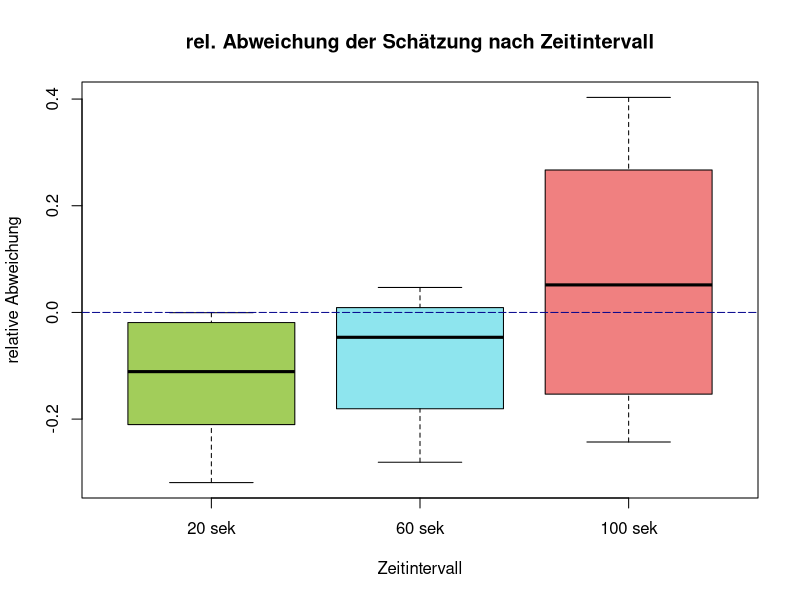
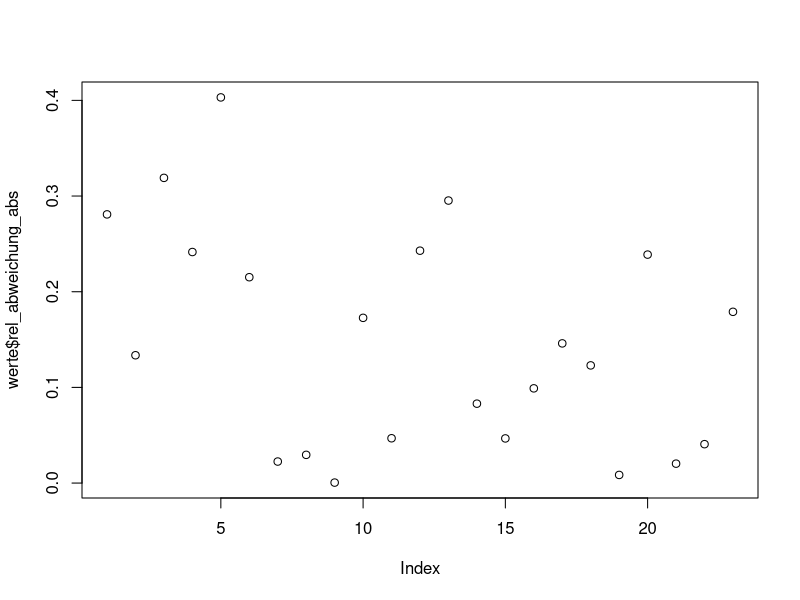
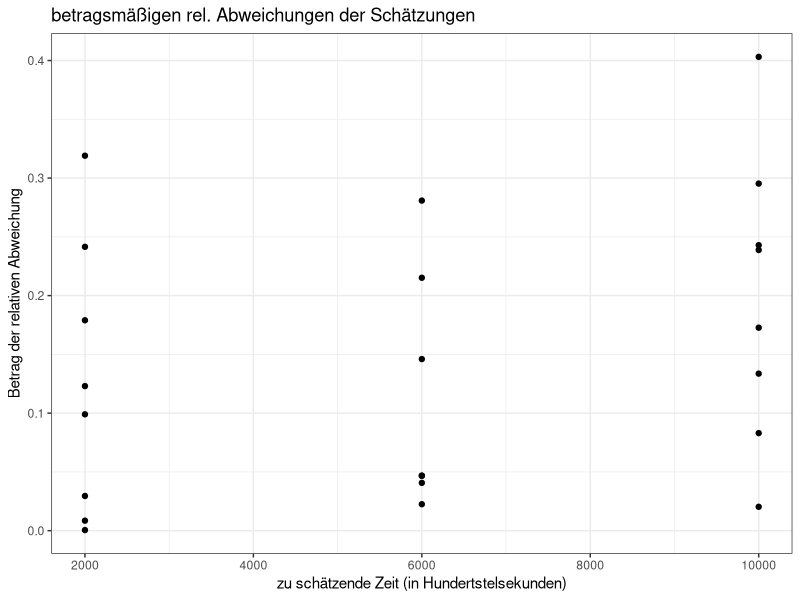
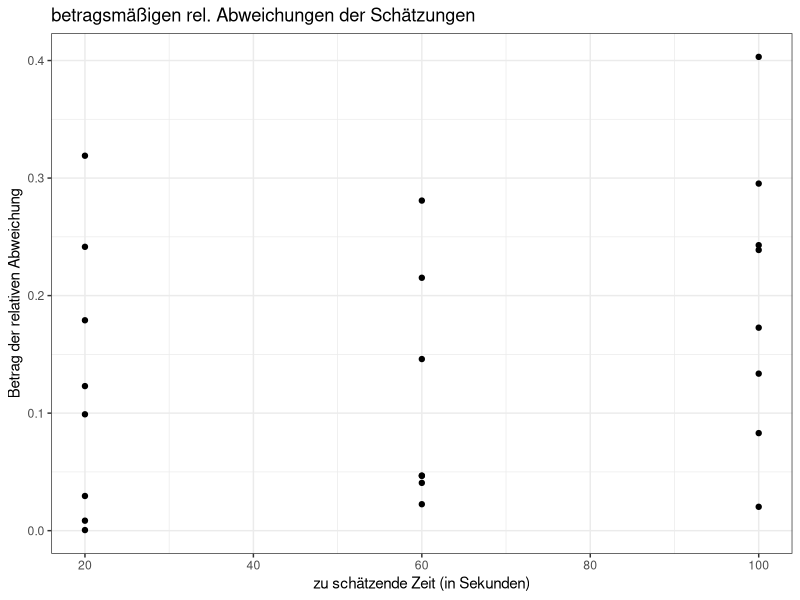
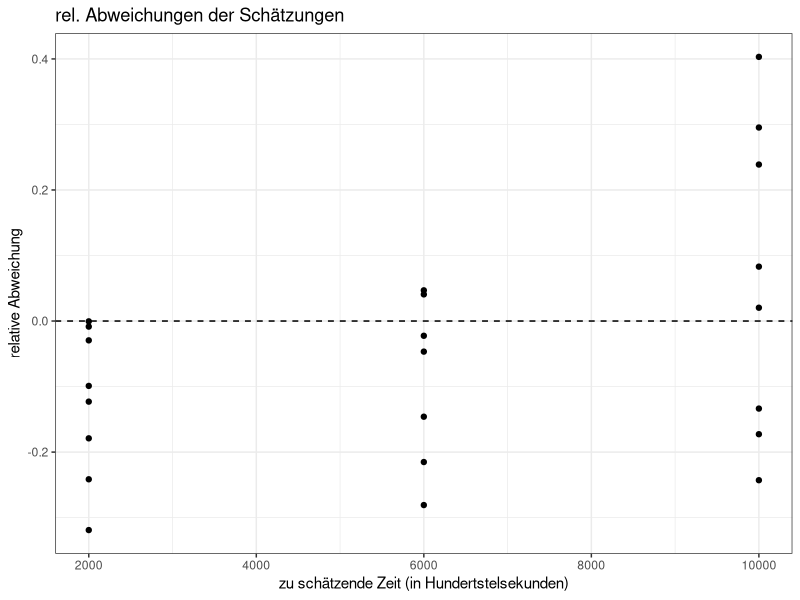
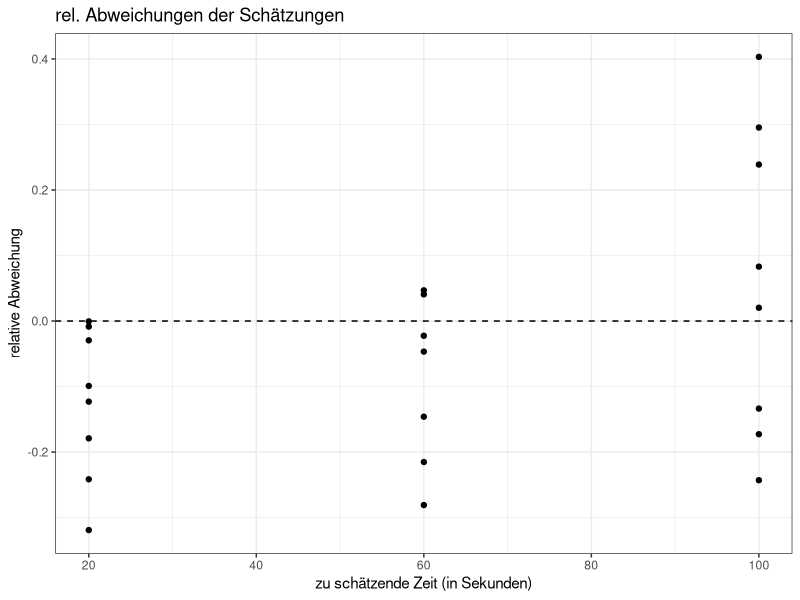
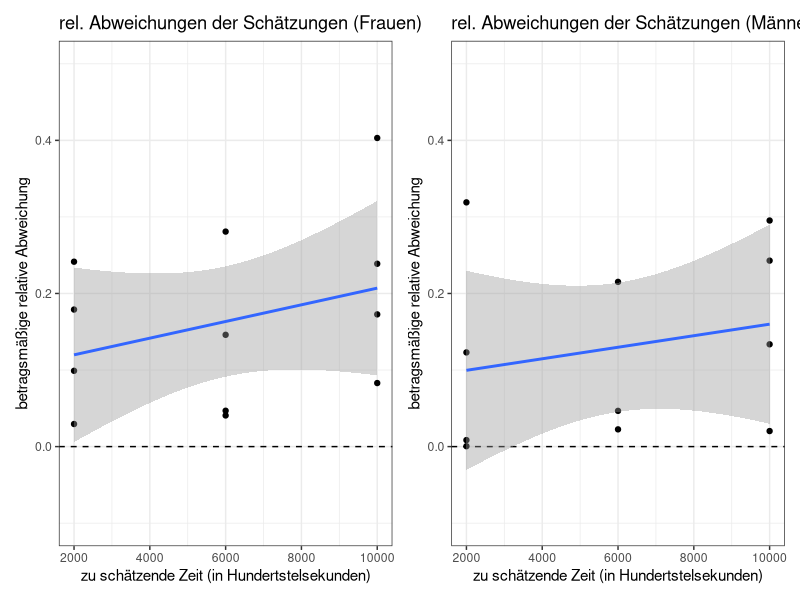
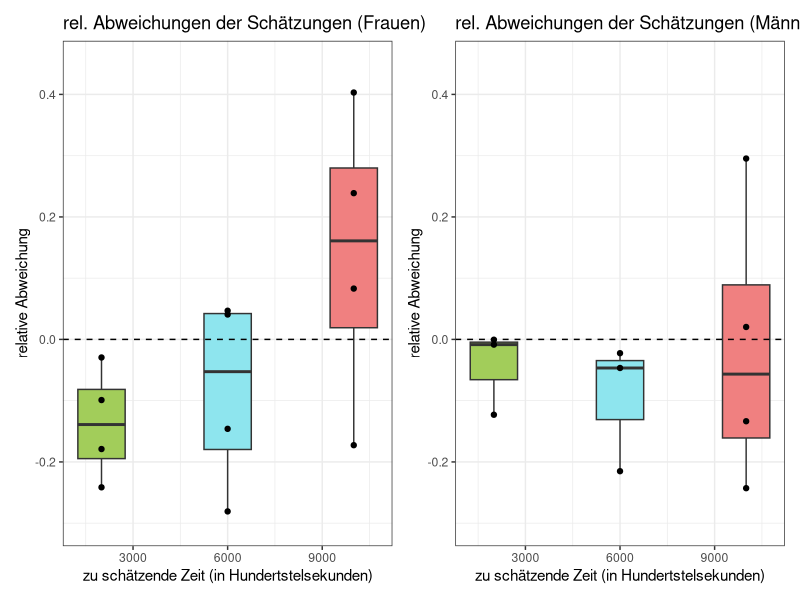

Here is the R script that generated these plots, in order:
## Auswertung von Versuch3-Zeitschaetzen ##

#### KOMPLETT AUSWERTUNG #######################################################

library(readxl)
library(ggplot2)
library(patchwork)

# Laden des Versuchsprotokolls:
versuchsprotokoll <- read_excel("versuchsprotokoll.xlsx")

names(versuchsprotokoll) <- c("einheit", "teiln_nr", "geschlecht", 
                              "tag", "geplant_start", "zeit_durchf",
                              "ziel_schaetzung", "ziel_schaetzung_hdtsek",
                              "erg_schaetzung", "erg_schaetzung_hdtsek",
                              "rel_abweichung", "rel_abweichung_abs", 
                              "Stoerungen")

versuchsprotokoll$geschlecht <- as.factor(versuchsprotokoll$geschlecht)
versuchsprotokoll$tag <- as.factor(versuchsprotokoll$tag)
versuchsprotokoll$ziel_schaetzung <- as.factor(versuchsprotokoll$ziel_schaetzung)

zeiten <- versuchsprotokoll

zeit20 <- subset(zeiten, zeiten$ziel_schaetzung == "20 sek")
zeit60 <- subset(zeiten, zeiten$ziel_schaetzung == "60 sek")
zeit100 <- subset(zeiten, zeiten$ziel_schaetzung == "100 sek")

boxplot(zeit20$rel_abweichung, zeit60$rel_abweichung, zeit100$rel_abweichung, 
        col = c("darkolivegreen3", "cadetblue2", "lightcoral"),
        main = "rel. Abweichung der Schätzung nach Zeitintervall", 
        names = c("20 sek", "60 sek", "100 sek"),
        xlab = "Zeitintervall",
        ylab = "relative Abweichung")
abline(h=0, col = "darkblue", lty = 5)


t.test(zeiten$rel_abweichung_abs, alternative = "greater", 
       mu = 0, conf.level = 0.95)
# One Sample t-test
# 
# data:  zeiten$rel_abweichung_abs
# t = 6.1271, df = 22, p-value = 1.813e-06
# alternative hypothesis: true mean is greater than 0
# 95 percent confidence interval:
#   0.1060332       Inf
# sample estimates:
#   mean of x 
# 0.1473203

x <- zeiten$ziel_schaetzung_hdtsek
y <- zeiten$rel_abweichung_abs

lin_modell <- lm(y ~ x + I(x^2))
summary(lin_modell)
# Call:
#   lm(formula = y ~ x + I(x^2))
# 
# Residuals:
#   Min       1Q   Median       3Q      Max 
# -0.17841 -0.08251 -0.02600  0.07529  0.20439 
# 
# Coefficients:
#   Estimate Std. Error t value Pr(>|t|)  
# (Intercept)  1.663e-01  9.398e-02   1.769   0.0921 .
# x           -2.661e-05  3.938e-05  -0.676   0.5070  
# I(x^2)       2.985e-09  3.227e-09   0.925   0.3660  
# ---
#   Signif. codes:  0 '***' 0.001 '**' 0.01 '*' 0.05 '.' 0.1 ' ' 1
# 
# Residual standard error: 0.1139 on 20 degrees of freedom
# (1 Beobachtung als fehlend geloescht)
# Multiple R-squared:  0.1123,	Adjusted R-squared:  0.0235 
# F-statistic: 1.265 on 2 and 20 DF,  p-value: 0.304


x_sek <- zeiten$ziel_schaetzung_hdtsek/100

lin_modell_sek <- lm(y ~ x_sek + I((x_sek)^2))
summary(lin_modell_sek)
# Call:
#   lm(formula = y ~ x_sek + I((x_sek)^2))
# 
# Residuals:
#   Min       1Q   Median       3Q      Max 
# -0.17841 -0.08251 -0.02600  0.07529  0.20439 
# 
# Coefficients:
#   Estimate Std. Error t value Pr(>|t|)  
# (Intercept)   1.663e-01  9.398e-02   1.769   0.0921 .
# x_sek        -2.661e-03  3.938e-03  -0.676   0.5070  
# I((x_sek)^2)  2.985e-05  3.227e-05   0.925   0.3660  
# ---
#   Signif. codes:  0 '***' 0.001 '**' 0.01 '*' 0.05 '.' 0.1 ' ' 1
# 
# Residual standard error: 0.1139 on 20 degrees of freedom
# (1 Beobachtung als fehlend geloescht)
# Multiple R-squared:  0.1123,	Adjusted R-squared:  0.0235 
# F-statistic: 1.265 on 2 and 20 DF,  p-value: 0.304



mean(zeit20$rel_abweichung, na.rm = TRUE) 
#[1] -0.125
mean(zeit60$rel_abweichung, na.rm = TRUE) 
#[1] -0.08909524
mean(zeit100$rel_abweichung, na.rm = TRUE)
#[1] 0.0614125


# Spannweite nach Zeitintervall:
max(zeit20$rel_abweichung) - min(zeit20$rel_abweichung)
#[1] 0.3185
max(zeit60$rel_abweichung, na.rm = TRUE) - 
  min(zeit60$rel_abweichung, na.rm = TRUE)
#[1] 0.3276667
max(zeit100$rel_abweichung) - min(zeit100$rel_abweichung)
#[1] 0.646

## Die Spannweiten werden mit wachsender Zeitspanne groesser.
## Die Spannweite von 100 sek ist mehr als doppelt so gross als die 
## anderen.



# Interquartilsabstand:
quantile(zeit20$rel_abweichung, 3/4) - quantile(zeit20$rel_abweichung, 1/4)
# 0.170375 
quantile(zeit60$rel_abweichung, na.rm = TRUE, 3/4) - 
  quantile(zeit60$rel_abweichung, na.rm = TRUE, 1/4)
# 0.1896667 
quantile(zeit100$rel_abweichung, 3/4) - quantile(zeit100$rel_abweichung, 1/4)
# 0.3963 

## Die Interquartilsabstaende werden mit wachsender Zeitspanne groesser.
## Der Interquartilsabstand von 100 sek ist mehr als doppelt so gross als die 
## anderen.


# Mediane:
median(zeit20$rel_abweichung)
#[1] -0.111
median(zeit60$rel_abweichung, na.rm = TRUE)
#[1] -0.04666667
median(zeit100$rel_abweichung)
#[1] 0.05165

werte <- subset(zeiten, !is.na(zeiten$rel_abweichung_abs))
plot(werte$rel_abweichung_abs)

# Plot der betragsmaessigen Abweichung in Hundertstelsekunden:
ggplot(werte, aes(ziel_schaetzung_hdtsek, rel_abweichung_abs))+
  geom_point() +
  theme_bw() +
  xlab("zu schätzende Zeit (in Hundertstelsekunden)") +
  ylab("Betrag der relativen Abweichung") +
  ggtitle("betragsmäßigen rel. Abweichungen der Schätzungen")

# Plot der betragsmaessigen Abweichung in Sekunden:
ggplot(werte, aes(ziel_schaetzung_hdtsek/100, rel_abweichung_abs))+
  geom_point() +
  theme_bw() +
  xlab("zu schätzende Zeit (in Sekunden)") +
  ylab("Betrag der relativen Abweichung") +
  ggtitle("betragsmäßigen rel. Abweichungen der Schätzungen")

# Plot der Abweichung in Hundertstelsekunden:
ggplot(werte, aes(ziel_schaetzung_hdtsek, rel_abweichung))+
  geom_point() +
  geom_hline(yintercept = 0, linetype = "dashed") +
  theme_bw() +
  xlab("zu schätzende Zeit (in Hundertstelsekunden)") +
  ylab("relative Abweichung") +
  ggtitle("rel. Abweichungen der Schätzungen")

# Plot der Abweichung in Sekunden:
ggplot(werte, aes(ziel_schaetzung_hdtsek/100, rel_abweichung))+
  geom_point() +
  geom_hline(yintercept = 0, linetype = "dashed") +
  theme_bw() +
  xlab("zu schätzende Zeit (in Sekunden)") +
  ylab("relative Abweichung") +
  ggtitle("rel. Abweichungen der Schätzungen")



#  Auswertung nach Geschlecht ##################################################

# Unterdatensaetze fuer die Untersuchung nach einem Geschlechstspezifischem 
# Unterschied in den Schaetzungen:

weibl <- subset(werte, werte$geschlecht== "weiblich")
maennl <- subset(werte, werte$geschlecht== "maennlich")

# Plot der betragsm. rel. Abweichung stratifiziert nach Geschlecht
plot1 <- ggplot(weibl, aes(ziel_schaetzung_hdtsek, rel_abweichung_abs)) +
  geom_point() +
  geom_hline(yintercept = 0, linetype = "dashed") +
  theme_bw() +
  xlab("zu schätzende Zeit (in Hundertstelsekunden)") +
  ylab("betragsmäßige relative Abweichung") +
  ggtitle("rel. Abweichungen der Schätzungen (Frauen)") +
  geom_smooth(method = "lm") +
  ylim(-0.1, 0.5)

plot2 <- ggplot(maennl, aes(ziel_schaetzung_hdtsek, rel_abweichung_abs)) +
  geom_point() +
  geom_hline(yintercept = 0, linetype = "dashed") +
  theme_bw() +
  xlab("zu schätzende Zeit (in Hundertstelsekunden)") +
  ylab("betragsmäßige relative Abweichung") +
  ggtitle("rel. Abweichungen der Schätzungen (Männer)") +
  geom_smooth(method = "lm") +
  ylim(-0.1, 0.5)

plot1 + plot2


# Boxplot der rel. Abweichungen stratifiziert nach Geschlecht
p1 <- ggplot(weibl, aes(ziel_schaetzung_hdtsek, rel_abweichung)) +
  geom_boxplot(aes(group = ziel_schaetzung), 
               fill = c("darkolivegreen3", "cadetblue2", "lightcoral")) +
  geom_hline(yintercept = 0, linetype = "dashed") +
  theme_bw() +
  xlab("zu schätzende Zeit (in Hundertstelsekunden)") +
  ylab("relative Abweichung") +
  ggtitle("rel. Abweichungen der Schätzungen (Frauen)") +
  ylim(-0.3, 0.45) +
  geom_point()

p2 <- ggplot(maennl, aes(ziel_schaetzung_hdtsek, rel_abweichung)) +
  geom_boxplot(aes(group = ziel_schaetzung), 
               fill = c("darkolivegreen3", "cadetblue2", "lightcoral")) +
  geom_hline(yintercept = 0, linetype = "dashed") +
  theme_bw() +
  xlab("zu schätzende Zeit (in Hundertstelsekunden)") +
  ylab("relative Abweichung") +
  ggtitle("rel. Abweichungen der Schätzungen (Männer)") +
  ylim(-0.3, 0.45) +
  geom_point()

p1 + p2



t.test(weibl$rel_abweichung_abs, alternative = "greater", 
       mu = 0, conf.level = 0.95)
# One Sample t-test
# 
# data:  weibl$rel_abweichung_abs
# t = 5.0024, df = 11, p-value = 0.0002005
# alternative hypothesis: true mean is greater than 0
# 95 percent confidence interval:
#   0.1047461       Inf
# sample estimates:
#   mean of x 
# 0.1634111 

t.test(maennl$rel_abweichung_abs, alternative = "greater", 
       mu = 0, conf.level = 0.95)
# One Sample t-test
# 
# data:  maennl$rel_abweichung_abs
# t = 3.572, df = 10, p-value = 0.002539
# alternative hypothesis: true mean is greater than 0
# 95 percent confidence interval:
#   0.06392269        Inf
# sample estimates:
#   mean of x 
# 0.1297667


# Boxplot der betragsm. rel. Abweichungen stratifiziert nach Geschlecht
plot_1 <- ggplot(weibl, aes(ziel_schaetzung_hdtsek, rel_abweichung_abs)) +
  geom_boxplot(aes(group = ziel_schaetzung), 
               fill = c("darkolivegreen3", "cadetblue2", "lightcoral")) +
  geom_hline(yintercept = 0, linetype = "dashed") +
  theme_bw() +
  xlab("zu schätzende Zeit (in Hundertstelsekunden)") +
  ylab("betragsmäßige relative Abweichung") +
  ggtitle("betragsmäßige rel. Abweichungen der Schätzungen (Frauen)") +
  ylim(-0.01, 0.45) +
  geom_point()

plot_2 <- ggplot(maennl, aes(ziel_schaetzung_hdtsek, rel_abweichung_abs)) +
  geom_boxplot(aes(group = ziel_schaetzung), 
               fill = c("darkolivegreen3", "cadetblue2", "lightcoral")) +
  geom_hline(yintercept = 0, linetype = "dashed") +
  theme_bw() +
  xlab("zu schätzende Zeit (in Hundertstelsekunden)") +
  ylab("betragsmäßige relative Abweichung") +
  ggtitle("betragsmäßige rel. Abweichungen der Schätzungen (Männer)") +
  ylim(-0.01, 0.45) +
  geom_point()

plot_1 + plot_2

# Grafik-1 fuer Praesentation:
ggplot(werte, aes(ziel_schaetzung_hdtsek, rel_abweichung)) + 
  geom_boxplot(aes(group = ziel_schaetzung),
               fill = c("darkolivegreen3", "cadetblue2", "lightcoral"), 
               alpha = 0.6) +
  geom_hline(yintercept = 0, linetype = "dashed") +
  theme_bw() +
  xlab("zu schätzende Zeit (in Hundertstelsekunden)") +
  ylab("relative Abweichung") +
  ggtitle("relative Abweichungen der Schätzungen") +
  geom_point(pch = 16, size = 3)

# Grafik-2 fuer Praesentation:
ggplot(werte, aes(ziel_schaetzung_hdtsek, rel_abweichung_abs)) + 
  geom_boxplot(aes(group = ziel_schaetzung),
               fill = c("darkolivegreen3", "cadetblue2", "lightcoral"), 
               alpha = 0.6) +
  geom_hline(yintercept = 0, linetype = "dashed") +
  theme_bw() +
  xlab("zu schätzende Zeit (in Hundertstelsekunden)") +
  ylab("betragsmäßige relative Abweichung") +
  ggtitle("betragsmäßige relative Abweichungen der Schätzungen") +
  geom_point(pch = 16, size = 3)

# Grafik-3 fuer Praesentation:
w <- ggplot(weibl, aes(ziel_schaetzung_hdtsek, rel_abweichung)) + 
  geom_boxplot(aes(group = ziel_schaetzung),
               fill = c("darkolivegreen3", "cadetblue2", "lightcoral"), 
               alpha = 0.6) +
  geom_hline(yintercept = 0, linetype = "dashed") +
  theme_bw() +
  xlab("zu schätzende Zeit (in Hundertstelsekunden)") +
  ylab("relative Abweichung") +
  ggtitle("relative Abweichungen der Schätzungen (Frauen)") +
  ylim(-0.3, 0.45) +
  geom_point(pch = 16, size = 3)

m <- ggplot(maennl, aes(ziel_schaetzung_hdtsek, rel_abweichung)) + 
  geom_boxplot(aes(group = ziel_schaetzung),
               fill = c("darkolivegreen3", "cadetblue2", "lightcoral"), 
               alpha = 0.6) +
  geom_hline(yintercept = 0, linetype = "dashed") +
  theme_bw() +
  xlab("zu schätzende Zeit (in Hundertstelsekunden)") +
  ylab("relative Abweichung") +
  ggtitle("relative Abweichungen der Schätzungen (Männer)") +
  ylim(-0.3, 0.45) +
  geom_point(pch = 16, size = 3)

w + m

# Grafik-4 fuer Praesentation:
w_abs <- ggplot(weibl, aes(ziel_schaetzung_hdtsek, rel_abweichung_abs)) + 
  geom_boxplot(aes(group = ziel_schaetzung),
               fill = c("darkolivegreen3", "cadetblue2", "lightcoral"), 
               alpha = 0.6) +
  geom_hline(yintercept = 0, linetype = "dashed") +
  theme_bw() +
  xlab("zu schätzende Zeit (in Hundertstelsekunden)") +
  ylab("betragsmäßige relative Abweichung") +
  ggtitle("betragsm. rel. Abweichungen der Schätzungen (Frauen)") +
  ylim(-0.01, 0.45) +
  geom_point(pch = 16, size = 3)

m_abs <- ggplot(maennl, aes(ziel_schaetzung_hdtsek, rel_abweichung_abs)) + 
  geom_boxplot(aes(group = ziel_schaetzung),
               fill = c("darkolivegreen3", "cadetblue2", "lightcoral"), 
               alpha = 0.6) +
  geom_hline(yintercept = 0, linetype = "dashed") +
  theme_bw() +
  xlab("zu schätzende Zeit (in Hundertstelsekunden)") +
  ylab("betragsmäßige relative Abweichung") +
  ggtitle("betragsm. rel. Abweichungen der Schätzungen (Männer)") +
  ylim(-0.01, 0.45) +
  geom_point(pch = 16, size = 3)

w_abs + m_abs

#  Auswertung nach Tag ##################################################

# relative Abweichungen
median(zeit20$rel_abweichung[zeit20$tag=="Tag 1"])
# [1] -0.1355
median(zeit20$rel_abweichung[zeit20$tag=="Tag 2"])
# [1] -0.111

median(zeit60$rel_abweichung[zeit60$tag=="Tag 1"])
# [1] -0.1188333
median(zeit60$rel_abweichung[zeit60$tag=="Tag 2"], na.rm = TRUE)
# [1] -0.04666667

median(zeit100$rel_abweichung[zeit100$tag=="Tag 1"])
# [1] -0.15315
median(zeit100$rel_abweichung[zeit100$tag=="Tag 2"])
# [1] 0.1609

# relative Absolut-Abweichungen
median(zeit20$rel_abweichung_abs[zeit20$tag=="Tag 1"])
# [1] 0.1355
median(zeit20$rel_abweichung_abs[zeit20$tag=="Tag 2"])
# [1] 0.111

median(zeit60$rel_abweichung_abs[zeit60$tag=="Tag 1"])
# [1] 0.131
median(zeit60$rel_abweichung_abs[zeit60$tag=="Tag 2"], na.rm = TRUE)
# [1] 0.04666667

median(zeit100$rel_abweichung_abs[zeit100$tag=="Tag 1"])
# [1] 0.2078
median(zeit100$rel_abweichung_abs[zeit100$tag=="Tag 2"])
# [1] 0.1609


boxplot(zeit20$rel_abweichung[zeit20$tag=="Tag 1"], 
        zeit60$rel_abweichung[zeit20$tag=="Tag 1"], 
        zeit100$rel_abweichung[zeit20$tag=="Tag 1"], 
        col = c("darkolivegreen3", "cadetblue2", "lightcoral"),
        main = "rel. Abweichung der Schaetzung nach Zeitintervall an Tag 1", 
        names = c("20 sek", "60 sek", "100 sek"),
        xlab = "Zeitintervall",
        ylab = "relative Abweichung",
        ylim = c(-0.4, 0.4))
abline(h=0, col = "darkblue", lty = 5)

boxplot(zeit20$rel_abweichung[zeit20$tag=="Tag 2"], 
        zeit60$rel_abweichung[zeit20$tag=="Tag 2"], 
        zeit100$rel_abweichung[zeit20$tag=="Tag 2"], 
        col = c("darkolivegreen3", "cadetblue2", "lightcoral"),
        main = "rel. Abweichung der Schaetzung nach Zeitintervall an Tag 2", 
        names = c("20 sek", "60 sek", "100 sek"),
        xlab = "Zeitintervall",
        ylab = "relative Abweichung",
        ylim = c(-0.4, 0.4))
abline(h=0, col = "darkblue", lty = 5)

boxplot(zeit20$rel_abweichung_abs[zeit20$tag=="Tag 1"], 
        zeit60$rel_abweichung_abs[zeit20$tag=="Tag 1"], 
        zeit100$rel_abweichung_abs[zeit20$tag=="Tag 1"], 
        col = c("darkolivegreen3", "cadetblue2", "lightcoral"),
        main = "betragsmaessige rel. Abweichung der Schaetzung nach Zeitintervall an Tag 1", 
        names = c("20 sek", "60 sek", "100 sek"),
        xlab = "Zeitintervall",
        ylab = "betragsmaessige relative Abweichung",
        ylim = c(-0.01, 0.45))
abline(h=0, col = "darkblue", lty = 5)

boxplot(zeit20$rel_abweichung_abs[zeit20$tag=="Tag 2"], 
        zeit60$rel_abweichung_abs[zeit20$tag=="Tag 2"], 
        zeit100$rel_abweichung_abs[zeit20$tag=="Tag 2"], 
        col = c("darkolivegreen3", "cadetblue2", "lightcoral"),
        main = "betragsmaessige rel. Abweichung der Schaetzung nach Zeitintervall an Tag 2", 
        names = c("20 sek", "60 sek", "100 sek"),
        xlab = "Zeitintervall",
        ylab = "betragsmaessige relative Abweichung",
        ylim = c(-0.01, 0.45))
abline(h=0, col = "darkblue", lty = 5)
